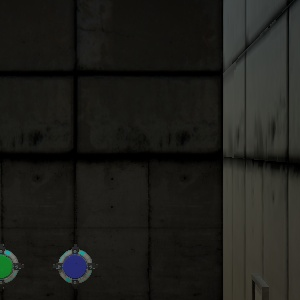
#> input picture VR_Environment_4.0/Assets/scripts/example_1.jpg, 300 x 300 px
$ python test_detect.py
#> lines starting #> are read from the running program, lines starting #| are printed output that depends on the picture; after the words box and inside, x2 and y2 are one past the last pixel; in counts of white or black regions, pixels touching at a corner belong together; long printed decimals are rounded
import numpy as np
import matplotlib.pyplot as plt
import cv2
from skimage import data, color
from skimage.transform import hough_circle, hough_circle_peaks
from skimage.feature import canny
from skimage.draw import circle_perimeter
from skimage.util import img_as_ubyte
from itertools import combinations
from math import sqrt


def circ_list_condense(circ_list):
	final_circ_list = circ_list

	for circA, circB in list(combinations(circ_list,2)):

		if circA in final_circ_list and circB in final_circ_list:
			center_diff = sqrt( (circA[0]-circB[0])**2 + (circA[1]-circB[1])**2 )
			radA = circA[2]
			radB = circB[2]

			if center_diff <= max(radA,radB): # good enough overlap, remove smaller circle
				if radA >= radB:
					final_circ_list.remove(circA)
				else:
					final_circ_list.remove(circB)

	return final_circ_list

def find_button_colors(image, button_list):

	#mask = np.zeros(shape = image.shape, dtype = 'uint8')


	buttons = dict()

	for center_y, center_x, radius in button_list:

		mask = np.zeros(shape = image.shape, dtype = 'uint8')
		cv2.circle(mask, (center_x, center_y), radius, color = (255,255,255), thickness = -1)

		mask_gray = cv2.cvtColor(image,cv2.COLOR_BGR2GRAY)

		masked_image = cv2.bitwise_and(src1 = image, src2 = mask)


		bgr = 2*np.sum(np.sum(masked_image,axis = 1), axis = 0 )/(np.count_nonzero(masked_image)/3)

		red = bgr[0]
		green = bgr[1]
		blue = bgr[2]

		color = None
		if red > 170:

			if green < 140:

				if blue < 140:
					color = 'Red'
				elif blue > 170:
					color = 'Purple'

			else:
				if green < 150:
					if blue < 50:
						color = 'Orange'

				elif green > 120:

					if blue < 50:
						color = "Yellow"
					elif blue > 170:
						color = "White" # also faint gray


		elif red < 140:

			if green < 140:
				if blue > 170:
					color = 'Blue'
				elif blue < 140:
					color = 'Gray'

			elif green > 170:
				if blue > 170:
					color = 'Cyan'
				elif blue < 140:
					color = 'Green'

		if color is None:
			color = 'Unassigned Color'

		if color != 'Gray':
			buttons[(center_y, center_x, radius)] = color

		print(bgr, color)


		plt.imshow(masked_image)
		plt.show()

	return


# Load picture and detect edges
image =  cv2.imread("example_1.jpg") #img_as_ubyte(data.coins()[160:230, 70:270])
#> image is the input picture: shape (300, 300, 3); mean B, G, R 26.1, 30.2, 30.1

img = cv2.cvtColor(image,cv2.COLOR_BGR2RGB)
gray = cv2.cvtColor(image,cv2.COLOR_BGR2GRAY)
edges = canny(gray, sigma=3, low_threshold=10, high_threshold=50)
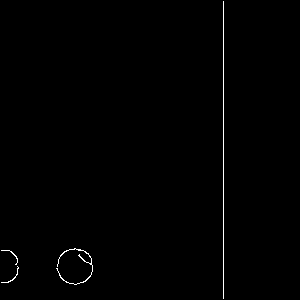
#> edges: shape (300, 300) bool; 0.57% white in thin lines or dots, all inside (x1, y1, x2, y2) = (1, 1, 224, 299)


# Detect two radii
hough_radii = np.arange(10, 35, 2)
hough_res = hough_circle(edges, hough_radii)

# Select the most prominent 3 circles
accums, cx, cy, radii = hough_circle_peaks(hough_res, hough_radii,
                                           total_num_peaks=8)
#> accums = [0.587, 0.365, 0.361, 0.333, 0.319, 0.312, 0.312, 0.307]; cx = [75, 3, 5, 73, 70, 6, 82, 72]; cy = [266, 266, 270, 265, 262, 260, 270, 263]; radii = [18, 16, 12, 16, 12, 10, 10, 14]


print(accums, cx, cy, radii)
#| [0.5865 0.3646 0.3611 0.3333 0.3194 0.3125
#|  0.3125     0.3068] [75  3  5 73 70  6 82 72] [266 266 270 265 262 260 270 263] [18 16 12 16 12 10 10 14]

circ_list = [(cy[i],cx[i],radii[i]) for i in range(len(cx)) if accums[i] > 0.18]
#> circ_list = [(266, 75, 18), (266, 3, 16), (270, 5, 12), (265, 73, 16), (262, 70, 12), (260, 6, 10), (270, 82, 10), (263, 72, 14)]

circ_list = circ_list_condense(circ_list)
#> in circ_list_condense, `final_circ_list = circ_list`: final_circ_list has the same summary as circ_list outside circ_list_condense
#> the loop in circ_list_condense, `for circA, circB in list(combinations(circ_list,2)): ` made 28 passes
#> (circA, circB, center_diff, radA, radB) on passes 1, 2, 3, 8, 14, 15, 16, 19, 23, 24, 25, 26: ((266, 75, 18), (266, 3, 16), 72, 18, 16), ((266, 75, 18), (270, 5, 12), 70.11, 18, 12), ((266, 75, 18), (265, 73, 16), 2.24, 18, 16), ((266, 3, 16), (270, 5, 12), 4.47, 16, 12), ((270, 5, 12), (265, 73, 16), 68.18, 12, 16), ((270, 5, 12), (262, 70, 12), 65.49, 12, 12), ((270, 5, 12), (260, 6, 10), 10.05, 12, 10), ((265, 73, 16), (262, 70, 12), 4.24, 16, 12), ((262, 70, 12), (260, 6, 10), 64.03, 12, 10), ((262, 70, 12), (270, 82, 10), 14.42, 12, 10), ((262, 70, 12), (263, 72, 14), 2.24, 12, 14), ((260, 6, 10), (270, 82, 10), 76.66, 10, 10)
#> (circA, circB) on passes 4, 5, 6, 7, 9, 10: ((266, 75, 18), (262, 70, 12)), ((266, 75, 18), (260, 6, 10)), ((266, 75, 18), (270, 82, 10)), ((266, 75, 18), (263, 72, 14)), ((266, 3, 16), (265, 73, 16)), ((266, 3, 16), (262, 70, 12))
#> after the loop in circ_list_condense, `for circA, circB in list(combinations(circ_list,2)):`: final_circ_list = [(262, 70, 12), (260, 6, 10), (270, 82, 10)]
#> circ_list = [(262, 70, 12), (260, 6, 10), (270, 82, 10)]

rect_list = []
#for centerX, centerY, radius in cx, cy, radii:

#	rect_list.append((centerX-radius,centerY-radius,centerX+radius,centerY+radius))


# Draw them
fig, ax = plt.subplots(ncols=1, nrows=1, figsize=(10, 4))
image = color.gray2rgb(image)
for center_y, center_x, radius in circ_list:#zip(cy, cx, radii):
    circy, circx = circle_perimeter(center_y, center_x, radius,
                                    shape=image.shape)
    image[circy, circx] = (220, 20, 20)
#> this loop made 3 passes

ax.imshow(img, cmap=plt.cm.gray)
plt.show()

find_button_colors(img, circ_list)
#> the loop in find_button_colors, `for center_y, center_x, radius in button_list: ` made 3 passes
#> (center_y, center_x, radius, red, green, blue, color) on passes 1 to 3: (262, 70, 12, 103.1, 116.8, 210.8, 'Blue'), (260, 6, 10, 88.3, 225.8, 128.1, 'Green'), (270, 82, 10, 96.57, 105.4, 186.7, 'Blue')
#| [103.121 116.841 210.762] Blue
#| [ 88.299 225.825 128.089] Green
#| [ 96.568 105.375 186.681] Blue
#> after the loop in find_button_colors, `for center_y, center_x, radius in button_list:`:
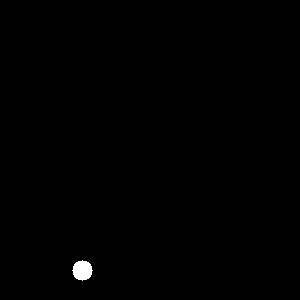
#> mask: shape (300, 300, 3); 0.35% white; 1 white region, box (x1, y1, x2, y2) and area: (72, 260, 93, 281) 317
#> after the loop in find_button_colors, `for center_y, center_x, radius in button_list:`: buttons = {(262, 70, 12): 'Blue', (260, 6, 10): 'Green', (270, 82, 10): 'Blue'}


def intersectionOverUnion(boxA, boxB):
	# determine the (x, y)-coordinates of the intersection rectangle
	xA = max(boxA[0], boxB[0])
	yA = max(boxA[1], boxB[1])
	xB = min(boxA[2], boxB[2])
	yB = min(boxA[3], boxB[3])

	# compute the area of intersection rectangle
	interArea = max(0, xB - xA + 1) * max(0, yB - yA + 1)

	# compute the area of both the prediction and ground-truth
	# rectangles
	boxAArea = (boxA[2] - boxA[0] + 1) * (boxA[3] - boxA[1] + 1)
	boxBArea = (boxB[2] - boxB[0] + 1) * (boxB[3] - boxB[1] + 1)

	# compute the intersection over union by taking the intersection
	# area and dividing it by the sum of prediction + ground-truth
	# areas - the interesection area
	iou = interArea / float(boxAArea + boxBArea - interArea)

	# return the intersection over union value
	return iou
